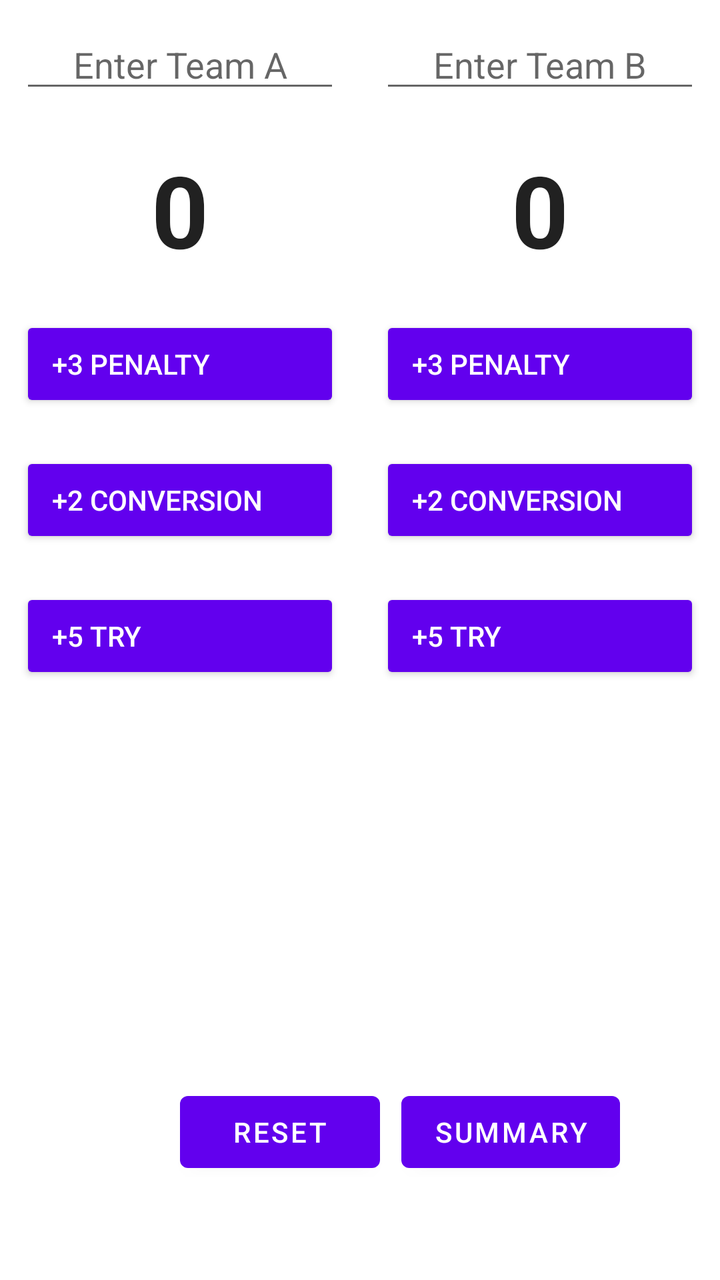
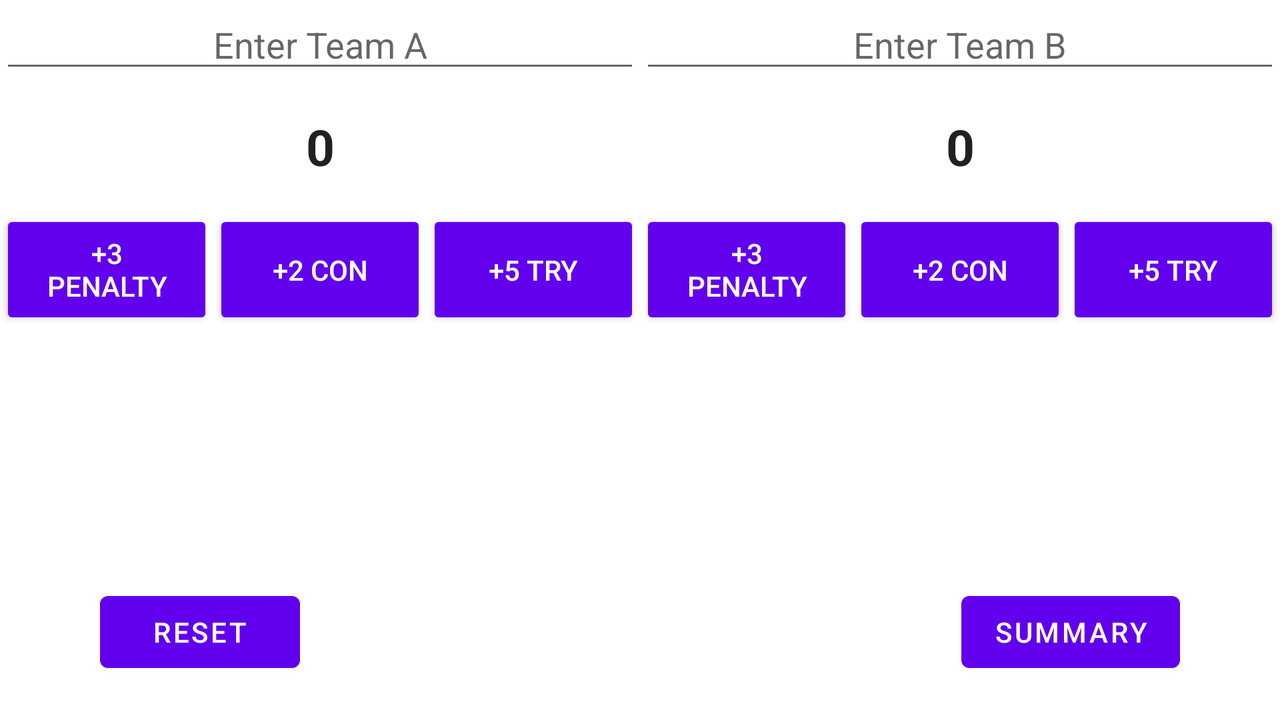

First picture: res/layout/ on a phone held upright. Second picture: the repository's own variant of that layout, on a device whose configuration matches the variant's folder. Source for both follows.
<!-- AndroidManifest.xml: fallback theme Theme.MaterialComponents.DayNight.NoActionBar -->
<!-- res/layout/match_fragment.xml -->
<?xml version="1.0" encoding="utf-8"?>
<RelativeLayout xmlns:android="http://schemas.android.com/apk/res/android"
    android:layout_width="fill_parent"
    android:layout_height="fill_parent">
    <LinearLayout
        android:layout_width="fill_parent"
        android:layout_height="wrap_content"
        android:orientation="horizontal"
        android:weightSum="2"
        android:layout_above="@+id/resetButton"
        android:layout_alignParentEnd="false"
        android:layout_alignParentTop="true"
        android:baselineAligned="false">
        <LinearLayout
            android:id="@+id/linearLayoutA"
            android:orientation="vertical"
            android:layout_width="0dp"
            android:layout_weight="1"
            android:layout_height="match_parent">
            <EditText
                android:layout_width="match_parent"
                android:layout_height="wrap_content"
                android:inputType="textPersonName"
                android:hint="@string/enter_team_a"
                android:id="@+id/editTextA"
                android:scrollHorizontally="true"
                android:gravity="center"
                android:layout_gravity="center_horizontal"
                android:layout_margin="10dp" />
            <TextView
                android:layout_width="match_parent"
                android:layout_height="wrap_content"
                android:textAppearance="?android:attr/textAppearanceLarge"
                android:text="@string/score_text_a"
                android:freezesText="true"
                android:id="@+id/scoreTextViewA"
                android:layout_gravity="center_horizontal"
                android:textAlignment="center"
                android:textSize="50sp"
                android:textStyle="bold"
                android:gravity="center"
                android:layout_margin="10dp" />
            <Button
                style="?android:attr/buttonStyleSmall"
                android:layout_width="match_parent"
                android:layout_height="wrap_content"
                android:text="@string/penalty_button_a"
                android:id="@+id/penaltyButtonA"
                android:layout_gravity="center_horizontal"
                android:gravity="center_vertical"
                android:clickable="true"
                android:layout_margin="10dp" />
            <Button
                style="?android:attr/buttonStyleSmall"
                android:layout_width="match_parent"
                android:layout_height="wrap_content"
                android:text="@string/conversion_button_a"
                android:id="@+id/conversionButtonA"
                android:layout_gravity="center_horizontal"
                android:gravity="center_vertical|left"
                android:layout_margin="10dp" />
            <Button
                style="?android:attr/buttonStyleSmall"
                android:layout_width="match_parent"
                android:layout_height="wrap_content"
                android:text="@string/try_button_a"
                android:id="@+id/tryButtonA"
                android:layout_gravity="center_horizontal"
                android:gravity="center_vertical|left"
                android:layout_margin="10dp" />
        </LinearLayout>

        <LinearLayout
            android:id="@+id/linearLayoutB"
            android:orientation="vertical"
            android:layout_width="0dp"
            android:layout_weight="1"
            android:layout_height="match_parent">

            <EditText
                android:layout_width="match_parent"
                android:layout_height="wrap_content"
                android:inputType="textPersonName"
                android:hint="@string/enter_team_b"
                android:id="@+id/editTextB"
                android:layout_gravity="center_horizontal"
                android:layout_margin="10dp"
                android:scrollHorizontally="true"
                android:gravity="center" />

            <TextView
                android:layout_width="match_parent"
                android:layout_height="wrap_content"
                android:textAppearance="?android:attr/textAppearanceLarge"
                android:text="@string/score_text_b"
                android:freezesText="true"
                android:id="@+id/scoreTextViewB"
                android:layout_gravity="center_horizontal"
                android:textAlignment="center"
                android:textSize="50sp"
                android:textStyle="bold"
                android:gravity="center"
                android:layout_margin="10dp" />

            <Button
                style="?android:attr/buttonStyleSmall"
                android:layout_width="match_parent"
                android:layout_height="wrap_content"
                android:text="@string/penalty_button_b"
                android:id="@+id/penaltyButtonB"
                android:layout_gravity="center_horizontal"
                android:gravity="center_vertical"
                android:layout_margin="10dp" />

            <Button
                style="?android:attr/buttonStyleSmall"
                android:layout_width="match_parent"
                android:layout_height="wrap_content"
                android:text="@string/conversion_button_b"
                android:id="@+id/conversionButtonB"
                android:layout_gravity="center_horizontal"
                android:gravity="center_vertical|left"
                android:layout_margin="10dp" />

            <Button
                style="?android:attr/buttonStyleSmall"
                android:layout_width="match_parent"
                android:layout_height="wrap_content"
                android:text="@string/try_button_b"
                android:id="@+id/tryButtonB"
                android:layout_gravity="center_horizontal"
                android:gravity="center_vertical|left"
                android:layout_margin="10dp" />
        </LinearLayout>
    </LinearLayout>

    <Button
        android:layout_width="wrap_content"
        android:layout_height="wrap_content"
        android:text="@string/rugby_reset_button"
        android:id="@+id/resetButton"
        android:minWidth="100dp"
        android:layout_alignTop="@+id/summaryButton"
        android:layout_alignParentLeft="true"
        android:layout_alignParentStart="true"
        android:layout_marginLeft="50dp"
        android:layout_marginStart="90dp"
        android:layout_alignParentBottom="false"
        android:layout_alignWithParentIfMissing="false" />

    <Button
        android:layout_width="wrap_content"
        android:layout_height="wrap_content"
        android:text="@string/rugby_summary_button"
        android:id="@+id/summaryButton"
        android:layout_marginBottom="50dp"
        android:minWidth="100dp"
        android:layout_alignParentBottom="true"
        android:layout_alignParentRight="true"
        android:layout_alignParentEnd="true"
        android:layout_alignParentStart="false"
        android:layout_marginRight="50dp" />


</RelativeLayout>
<!-- resources referenced by this layout -->
<resources>
  <string name="conversion_button_a">+2 CONVERSION</string>
  <string name="conversion_button_b">+2 CONVERSION</string>
  <string name="enter_team_a">Enter Team A</string>
  <string name="enter_team_b">Enter Team B</string>
  <string name="penalty_button_a">+3 PENALTY</string>
  <string name="penalty_button_b">+3 PENALTY</string>
  <string name="rugby_reset_button">RESET</string>
  <string name="rugby_summary_button">SUMMARY</string>
  <string name="score_text_a">0</string>
  <string name="score_text_b">0</string>
  <string name="try_button_a">+5 TRY</string>
  <string name="try_button_b">+5 TRY</string>
</resources>
<!-- res/layout-land/match_fragment.xml (the repository's variant of the layout above) -->
<!-- drawn on the phone turned sideways -->
<?xml version="1.0" encoding="utf-8"?>
<RelativeLayout xmlns:android="http://schemas.android.com/apk/res/android"
    android:layout_width="fill_parent"
    android:layout_height="fill_parent">
    <LinearLayout
        android:layout_width="fill_parent"
        android:layout_height="wrap_content"
        android:orientation="horizontal"
        android:weightSum="2"
        android:layout_alignParentEnd="false"
        android:layout_alignParentTop="true"
        android:baselineAligned="false">
        <LinearLayout
            android:id="@+id/linearLayoutA"
            android:orientation="vertical"
            android:layout_width="0dp"
            android:layout_weight="1"
            android:layout_height="match_parent"
            android:background="@drawable/border_team_a">
            <EditText
                android:layout_width="match_parent"
                android:layout_height="wrap_content"
                android:inputType="textPersonName"
                android:hint="@string/enter_team_a"
                android:id="@+id/editTextA"
                android:scrollHorizontally="true"
                android:cursorVisible="false"
                android:gravity="center"
                android:layout_gravity="center_horizontal" />
            <TextView
                android:layout_width="match_parent"
                android:layout_height="wrap_content"
                android:textAppearance="?android:attr/textAppearanceLarge"
                android:text="@string/score_text_a"
                android:freezesText="true"
                android:id="@+id/scoreTextViewA"
                android:layout_gravity="center_horizontal"
                android:textAlignment="center"
                android:textSize="25sp"
                android:textStyle="bold"
                android:gravity="center"
                android:padding="15dp" />
            <LinearLayout
                android:orientation="horizontal"
                android:layout_width="fill_parent"
                android:layout_height="fill_parent">
            <Button
                style="?android:attr/buttonStyleSmall"
                android:layout_weight="1"
                android:layout_width="0dp"
                android:layout_height="fill_parent"
                android:text="@string/penalty_button_a"
                android:id="@+id/penaltyButtonA"
                android:gravity="center"
                android:clickable="true" />
            <Button
                style="?android:attr/buttonStyleSmall"
                android:layout_weight="1"
                android:layout_width="0dp"
                android:layout_height="fill_parent"
                android:text="@string/land_con_button_a"
                android:id="@+id/conversionButtonA"
                android:layout_gravity="center_horizontal"
                android:gravity="center" />
            <Button
                style="?android:attr/buttonStyleSmall"
                android:layout_weight="1"
                android:layout_width="0dp"
                android:layout_height="fill_parent"
                android:text="@string/try_button_a"
                android:id="@+id/tryButtonA"
                android:layout_gravity="center_horizontal"
                android:gravity="center" />
            </LinearLayout>
        </LinearLayout>

        <LinearLayout
            android:id="@+id/linearLayoutB"
            android:orientation="vertical"
            android:layout_width="0dp"
            android:layout_weight="1"
            android:layout_height="match_parent"
            android:background="@drawable/border_team_b">

            <EditText
                android:layout_width="match_parent"
                android:layout_height="wrap_content"
                android:inputType="textPersonName"
                android:hint="@string/enter_team_b"
                android:id="@+id/editTextB"
                android:layout_gravity="center_horizontal"
                android:cursorVisible="false"
                android:scrollHorizontally="true"
                android:gravity="center" />

            <TextView
                android:layout_width="match_parent"
                android:layout_height="wrap_content"
                android:textAppearance="?android:attr/textAppearanceLarge"
                android:text="@string/score_text_b"
                android:freezesText="true"
                android:id="@+id/scoreTextViewB"
                android:layout_gravity="center_horizontal"
                android:textAlignment="center"
                android:textSize="25sp"
                android:textStyle="bold"
                android:gravity="center"
                android:padding="15dp" />

            <LinearLayout
                android:orientation="horizontal"
                android:layout_width="fill_parent"
                android:layout_height="fill_parent">

                <Button
                    style="?android:attr/buttonStyleSmall"
                    android:layout_weight="1"
                    android:layout_width="0dp"
                    android:layout_height="fill_parent"
                    android:text="@string/penalty_button_b"
                    android:id="@+id/penaltyButtonB"
                    android:layout_gravity="center_horizontal"
                    android:gravity="center" />

                <Button
                    style="?android:attr/buttonStyleSmall"
                    android:layout_weight="1"
                    android:layout_width="0dp"
                    android:layout_height="fill_parent"
                    android:text="@string/land_con_button_b"
                    android:id="@+id/conversionButtonB"
                    android:layout_gravity="center_horizontal"
                    android:gravity="center" />

                <Button
                    style="?android:attr/buttonStyleSmall"
                    android:layout_weight="1"
                    android:layout_width="0dp"
                    android:layout_height="fill_parent"
                    android:text="@string/try_button_b"
                    android:id="@+id/tryButtonB"
                    android:layout_gravity="center_horizontal"
                    android:gravity="center" />
            </LinearLayout>
        </LinearLayout>
    </LinearLayout>

    <Button
        android:layout_width="wrap_content"
        android:layout_height="wrap_content"
        android:text="@string/rugby_reset_button"
        android:id="@+id/resetButton"
        android:minWidth="100dp"
        android:layout_alignParentLeft="true"
        android:layout_alignParentStart="false"
        android:layout_marginLeft="50dp"
        android:layout_alignParentBottom="false"
        android:layout_alignWithParentIfMissing="false"
        android:layout_marginBottom="20dp"
        android:layout_alignTop="@+id/summaryButton" />

    <Button
        android:layout_width="wrap_content"
        android:layout_height="wrap_content"
        android:text="@string/rugby_summary_button"
        android:id="@+id/summaryButton"
        android:minWidth="100dp"
        android:layout_alignParentBottom="true"
        android:layout_alignParentRight="true"
        android:layout_alignParentEnd="true"
        android:layout_alignParentStart="false"
        android:layout_marginRight="50dp"
        android:layout_marginBottom="20dp" />
</RelativeLayout>
<!-- resources referenced by the variant -->
<!-- as the phone turned sideways resolves them -->
<resources>
  <string name="enter_team_a">Enter Team A</string>
  <string name="enter_team_b">Enter Team B</string>
  <string name="land_con_button_a">+2 CON</string>
  <string name="land_con_button_b">+2 CON</string>
  <string name="penalty_button_a">+3 PENALTY</string>
  <string name="penalty_button_b">+3 PENALTY</string>
  <string name="rugby_reset_button">RESET</string>
  <string name="rugby_summary_button">SUMMARY</string>
  <string name="score_text_a">0</string>
  <string name="score_text_b">0</string>
  <string name="try_button_a">+5 TRY</string>
  <string name="try_button_b">+5 TRY</string>
</resources>
